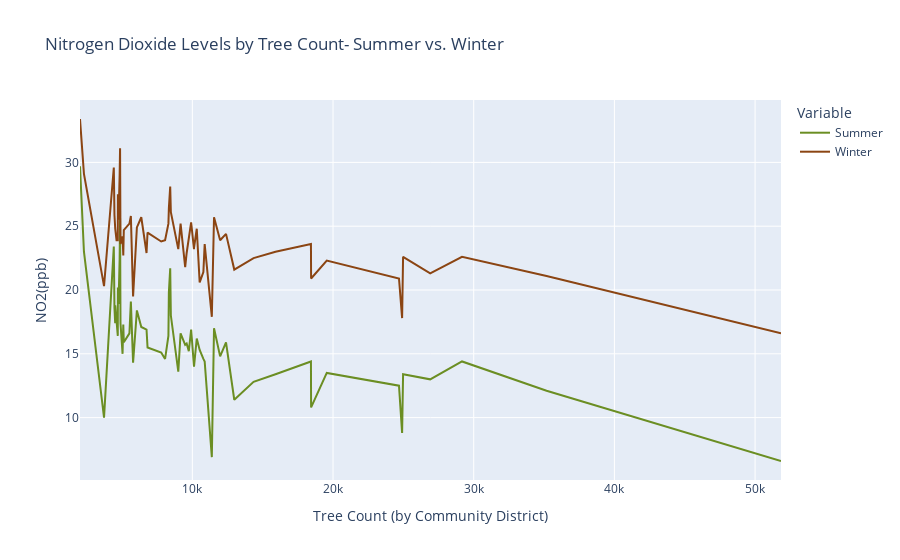

This figure's notebook cell:
### Code cell
#plotly line graph with summer and winter values
viz_summer["Variable"] = 'Summer'
viz_winter["Variable"] = 'Winter'

combined = pd.concat([viz_summer, viz_winter])
summer_winter = px.line(combined, x= 'count', y= 'NO2_value', color= 'Variable', title= 'Nitrogen Dioxide Levels by Tree Count- Summer vs. Winter',
                        color_discrete_map={'Summer': '#6B8E23', 'Winter': '#8B4513'})
summer_winter.update_layout(xaxis_title= "Tree Count (by Community District)", yaxis_title= "NO2(ppb)")
summer_winter.show()

### Figure 1 — Plotly figure (JSON) as saved in the notebook; plotly's stock layout.template omitted (floating-point values rounded to 4 significant figures)
{"data": [{"hovertemplate": "Variable=Summer<br>count=%{x}<br>NO2_value=%{y}<extra></extra>", "legendgroup": "Summer", "line": {"color": "#6B8E23", "dash": "solid"}, "marker": {"symbol": "circle"}, "mode": "lines", "name": "Summer", "orientation": "v", "showlegend": true, "type": "scatter", "x": [2016, 2297, 3725, 4419, 4465, 4516, 4520, 4613, 4702, 4709, 4755, 4833, 4864, 4894, 5042, 5093, 5130, 5529, 5632, 5789, 6060, 6372, 6745, 6817, 7788, 8063, 8300, 8332, 8428, 8474, 9002, 9165, 9492, 9597, 9749, 9915, 10119, 10120, 10315, 10522, 10786, 10878, 11386, 11542, 11977, 12395, 12981, 14353, 15913, 18431, 18442, 19556, 24689, 24911, 24980, 26907, 29168, 35180, 51842], "xaxis": "x", "y": [29.7, 23.0, 10.0, 23.4, 18.6, 17.4, 18.8, 17.2, 16.4, 20.2, 18.9, 22.4, 25.6, 17.4, 15.0, 17.3, 15.9, 16.6, 19.1, 14.3, 18.4, 17.1, 16.9, 15.5, 15.1, 14.6, 16.4, 19.8, 21.7, 18.0, 13.6, 16.6, 15.7, 15.8, 15.2, 16.9, 14.2, 14.0, 16.2, 15.3, 14.6, 14.4, 6.9, 17.0, 14.8, 15.9, 11.4, 12.8, 13.4, 14.4, 10.8, 13.5, 12.5, 8.8, 13.4, 13.0, 14.4, 12.1, 6.6], "yaxis": "y"}, {"hovertemplate": "Variable=Winter<br>count=%{x}<br>NO2_value=%{y}<extra></extra>", "legendgroup": "Winter", "line": {"color": "#8B4513", "dash": "solid"}, "marker": {"symbol": "circle"}, "mode": "lines", "name": "Winter", "orientation": "v", "showlegend": true, "type": "scatter", "x": [2016, 2297, 3725, 4419, 4465, 4516, 4520, 4613, 4702, 4709, 4755, 4833, 4864, 4894, 5042, 5093, 5130, 5529, 5632, 5789, 6060, 6372, 6745, 6817, 7788, 8063, 8300, 8332, 8428, 8474, 9002, 9165, 9492, 9597, 9749, 9915, 10119, 10120, 10315, 10522, 10786, 10878, 11386, 11542, 11977, 12395, 12981, 14353, 15913, 18431, 18442, 19556, 24689, 24911, 24980, 26907, 29168, 35180, 51842], "xaxis": "x", "y": [33.4, 29.1, 20.3, 29.6, 25.9, 24.8, 24.8, 23.9, 23.9, 27.5, 25.5, 29.0, 31.1, 23.6, 24.2, 22.7, 24.7, 25.2, 25.8, 19.5, 24.9, 25.7, 22.9, 24.5, 23.8, 23.9, 25.2, 26.4, 28.1, 26.1, 23.2, 25.2, 21.8, 22.9, 23.9, 25.3, 23.2, 23.3, 24.8, 20.6, 21.4, 23.6, 17.9, 25.7, 23.9, 24.4, 21.6, 22.5, 23.0, 23.6, 20.9, 22.3, 20.9, 17.8, 22.6, 21.3, 22.6, 21.1, 16.6], "yaxis": "y"}], "layout": {"legend": {"title": {"text": "Variable"}, "tracegroupgap": 0}, "title": {"text": "Nitrogen Dioxide Levels by Tree Count- Summer vs. Winter"}, "xaxis": {"anchor": "y", "domain": [0, 1], "title": {"text": "Tree Count (by Community District)"}}, "yaxis": {"anchor": "x", "domain": [0, 1], "title": {"text": "NO2(ppb)"}}}}
